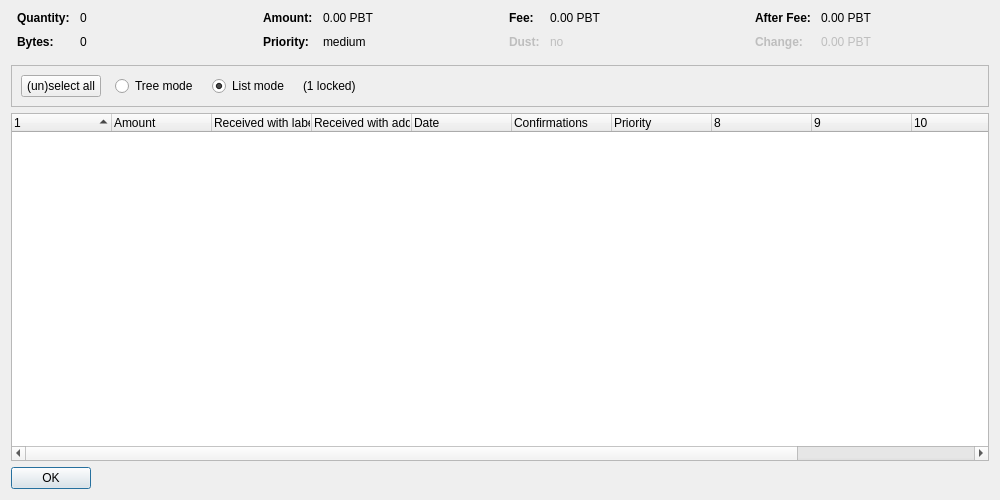
<?xml version="1.0" encoding="UTF-8"?>
<ui version="4.0">
 <class>CoinControlDialog</class>
 <widget class="QDialog" name="CoinControlDialog">
  <property name="geometry">
   <rect>
    <x>0</x>
    <y>0</y>
    <width>1000</width>
    <height>500</height>
   </rect>
  </property>
  <property name="windowTitle">
   <string>Coin Selection</string>
  </property>
  <layout class="QVBoxLayout" name="verticalLayout">
   <item>
    <layout class="QHBoxLayout" name="horizontalLayoutTop" stretch="0,0,0,0">
     <property name="topMargin">
      <number>0</number>
     </property>
     <property name="bottomMargin">
      <number>10</number>
     </property>
     <item>
      <layout class="QFormLayout" name="formLayoutCoinControl1">
       <property name="horizontalSpacing">
        <number>10</number>
       </property>
       <property name="verticalSpacing">
        <number>10</number>
       </property>
       <property name="leftMargin">
        <number>6</number>
       </property>
       <property name="rightMargin">
        <number>6</number>
       </property>
       <item row="0" column="0">
        <widget class="QLabel" name="labelCoinControlQuantityText">
         <property name="font">
          <font>
           <weight>75</weight>
           <bold>true</bold>
          </font>
         </property>
         <property name="text">
          <string>Quantity:</string>
         </property>
        </widget>
       </item>
       <item row="0" column="1">
        <widget class="QLabel" name="labelCoinControlQuantity">
         <property name="cursor">
          <cursorShape>IBeamCursor</cursorShape>
         </property>
         <property name="contextMenuPolicy">
          <enum>Qt::ActionsContextMenu</enum>
         </property>
         <property name="text">
          <string notr="true">0</string>
         </property>
         <property name="textInteractionFlags">
          <set>Qt::LinksAccessibleByMouse|Qt::TextSelectableByKeyboard|Qt::TextSelectableByMouse</set>
         </property>
        </widget>
       </item>
       <item row="1" column="0">
        <widget class="QLabel" name="labelCoinControlBytesText">
         <property name="font">
          <font>
           <weight>75</weight>
           <bold>true</bold>
          </font>
         </property>
         <property name="text">
          <string>Bytes:</string>
         </property>
        </widget>
       </item>
       <item row="1" column="1">
        <widget class="QLabel" name="labelCoinControlBytes">
         <property name="cursor">
          <cursorShape>IBeamCursor</cursorShape>
         </property>
         <property name="contextMenuPolicy">
          <enum>Qt::ActionsContextMenu</enum>
         </property>
         <property name="text">
          <string notr="true">0</string>
         </property>
         <property name="textInteractionFlags">
          <set>Qt::LinksAccessibleByMouse|Qt::TextSelectableByKeyboard|Qt::TextSelectableByMouse</set>
         </property>
        </widget>
       </item>
      </layout>
     </item>
     <item>
      <layout class="QFormLayout" name="formLayoutCoinControl2">
       <property name="horizontalSpacing">
        <number>10</number>
       </property>
       <property name="verticalSpacing">
        <number>10</number>
       </property>
       <property name="leftMargin">
        <number>6</number>
       </property>
       <property name="rightMargin">
        <number>6</number>
       </property>
       <item row="0" column="0">
        <widget class="QLabel" name="labelCoinControlAmountText">
         <property name="font">
          <font>
           <weight>75</weight>
           <bold>true</bold>
          </font>
         </property>
         <property name="text">
          <string>Amount:</string>
         </property>
        </widget>
       </item>
       <item row="0" column="1">
        <widget class="QLabel" name="labelCoinControlAmount">
         <property name="cursor">
          <cursorShape>IBeamCursor</cursorShape>
         </property>
         <property name="contextMenuPolicy">
          <enum>Qt::ActionsContextMenu</enum>
         </property>
         <property name="text">
          <string notr="true">0.00 PBT</string>
         </property>
         <property name="textInteractionFlags">
          <set>Qt::LinksAccessibleByMouse|Qt::TextSelectableByKeyboard|Qt::TextSelectableByMouse</set>
         </property>
        </widget>
       </item>
       <item row="1" column="0">
        <widget class="QLabel" name="labelCoinControlPriorityText">
         <property name="font">
          <font>
           <weight>75</weight>
           <bold>true</bold>
          </font>
         </property>
         <property name="text">
          <string>Priority:</string>
         </property>
        </widget>
       </item>
       <item row="1" column="1">
        <widget class="QLabel" name="labelCoinControlPriority">
         <property name="cursor">
          <cursorShape>IBeamCursor</cursorShape>
         </property>
         <property name="contextMenuPolicy">
          <enum>Qt::ActionsContextMenu</enum>
         </property>
         <property name="text">
          <string notr="true">medium</string>
         </property>
         <property name="textInteractionFlags">
          <set>Qt::LinksAccessibleByMouse|Qt::TextSelectableByKeyboard|Qt::TextSelectableByMouse</set>
         </property>
        </widget>
       </item>
      </layout>
     </item>
     <item>
      <layout class="QFormLayout" name="formLayoutCoinControl3">
       <property name="horizontalSpacing">
        <number>10</number>
       </property>
       <property name="verticalSpacing">
        <number>10</number>
       </property>
       <property name="leftMargin">
        <number>6</number>
       </property>
       <property name="rightMargin">
        <number>6</number>
       </property>
       <item row="0" column="0">
        <widget class="QLabel" name="labelCoinControlFeeText">
         <property name="font">
          <font>
           <weight>75</weight>
           <bold>true</bold>
          </font>
         </property>
         <property name="text">
          <string>Fee:</string>
         </property>
        </widget>
       </item>
       <item row="0" column="1">
        <widget class="QLabel" name="labelCoinControlFee">
         <property name="cursor">
          <cursorShape>IBeamCursor</cursorShape>
         </property>
         <property name="contextMenuPolicy">
          <enum>Qt::ActionsContextMenu</enum>
         </property>
         <property name="text">
          <string notr="true">0.00 PBT</string>
         </property>
         <property name="textInteractionFlags">
          <set>Qt::LinksAccessibleByMouse|Qt::TextSelectableByKeyboard|Qt::TextSelectableByMouse</set>
         </property>
        </widget>
       </item>
       <item row="1" column="0">
        <widget class="QLabel" name="labelCoinControlLowOutputText">
         <property name="enabled">
          <bool>false</bool>
         </property>
         <property name="font">
          <font>
           <weight>75</weight>
           <bold>true</bold>
          </font>
         </property>
         <property name="text">
          <string>Dust:</string>
         </property>
        </widget>
       </item>
       <item row="1" column="1">
        <widget class="QLabel" name="labelCoinControlLowOutput">
         <property name="enabled">
          <bool>false</bool>
         </property>
         <property name="cursor">
          <cursorShape>IBeamCursor</cursorShape>
         </property>
         <property name="contextMenuPolicy">
          <enum>Qt::ActionsContextMenu</enum>
         </property>
         <property name="text">
          <string notr="true">no</string>
         </property>
         <property name="textInteractionFlags">
          <set>Qt::LinksAccessibleByMouse|Qt::TextSelectableByKeyboard|Qt::TextSelectableByMouse</set>
         </property>
        </widget>
       </item>
      </layout>
     </item>
     <item>
      <layout class="QFormLayout" name="formLayoutCoinControl4">
       <property name="horizontalSpacing">
        <number>10</number>
       </property>
       <property name="verticalSpacing">
        <number>10</number>
       </property>
       <property name="leftMargin">
        <number>6</number>
       </property>
       <property name="rightMargin">
        <number>6</number>
       </property>
       <item row="0" column="0">
        <widget class="QLabel" name="labelCoinControlAfterFeeText">
         <property name="font">
          <font>
           <weight>75</weight>
           <bold>true</bold>
          </font>
         </property>
         <property name="text">
          <string>After Fee:</string>
         </property>
        </widget>
       </item>
       <item row="0" column="1">
        <widget class="QLabel" name="labelCoinControlAfterFee">
         <property name="cursor">
          <cursorShape>IBeamCursor</cursorShape>
         </property>
         <property name="contextMenuPolicy">
          <enum>Qt::ActionsContextMenu</enum>
         </property>
         <property name="text">
          <string notr="true">0.00 PBT</string>
         </property>
         <property name="textInteractionFlags">
          <set>Qt::LinksAccessibleByMouse|Qt::TextSelectableByKeyboard|Qt::TextSelectableByMouse</set>
         </property>
        </widget>
       </item>
       <item row="1" column="0">
        <widget class="QLabel" name="labelCoinControlChangeText">
         <property name="enabled">
          <bool>false</bool>
         </property>
         <property name="font">
          <font>
           <weight>75</weight>
           <bold>true</bold>
          </font>
         </property>
         <property name="text">
          <string>Change:</string>
         </property>
        </widget>
       </item>
       <item row="1" column="1">
        <widget class="QLabel" name="labelCoinControlChange">
         <property name="enabled">
          <bool>false</bool>
         </property>
         <property name="cursor">
          <cursorShape>IBeamCursor</cursorShape>
         </property>
         <property name="contextMenuPolicy">
          <enum>Qt::ActionsContextMenu</enum>
         </property>
         <property name="text">
          <string notr="true">0.00 PBT</string>
         </property>
         <property name="textInteractionFlags">
          <set>Qt::LinksAccessibleByMouse|Qt::TextSelectableByKeyboard|Qt::TextSelectableByMouse</set>
         </property>
        </widget>
       </item>
      </layout>
     </item>
    </layout>
   </item>
   <item>
    <widget class="QFrame" name="frame">
     <property name="minimumSize">
      <size>
       <width>0</width>
       <height>40</height>
      </size>
     </property>
     <property name="frameShape">
      <enum>QFrame::StyledPanel</enum>
     </property>
     <property name="frameShadow">
      <enum>QFrame::Sunken</enum>
     </property>
     <layout class="QHBoxLayout" name="horizontalLayout">
      <item>
       <layout class="QHBoxLayout" name="horizontalLayoutPanel" stretch="0,0,0,0,0">
        <property name="spacing">
         <number>14</number>
        </property>
        <item>
         <widget class="QPushButton" name="pushButtonSelectAll">
          <property name="sizePolicy">
           <sizepolicy hsizetype="Maximum" vsizetype="Fixed">
            <horstretch>0</horstretch>
            <verstretch>0</verstretch>
           </sizepolicy>
          </property>
          <property name="text">
           <string>(un)select all</string>
          </property>
          <property name="autoDefault">
           <bool>false</bool>
          </property>
         </widget>
        </item>
        <item>
         <widget class="QRadioButton" name="radioTreeMode">
          <property name="sizePolicy">
           <sizepolicy hsizetype="Maximum" vsizetype="Fixed">
            <horstretch>0</horstretch>
            <verstretch>0</verstretch>
           </sizepolicy>
          </property>
          <property name="text">
           <string>Tree mode</string>
          </property>
         </widget>
        </item>
        <item>
         <widget class="QRadioButton" name="radioListMode">
          <property name="sizePolicy">
           <sizepolicy hsizetype="Maximum" vsizetype="Fixed">
            <horstretch>0</horstretch>
            <verstretch>0</verstretch>
           </sizepolicy>
          </property>
          <property name="text">
           <string>List mode</string>
          </property>
          <property name="checked">
           <bool>true</bool>
          </property>
         </widget>
        </item>
        <item>
         <widget class="QLabel" name="labelLocked">
          <property name="text">
           <string notr="true">(1 locked)</string>
          </property>
         </widget>
        </item>
        <item>
         <spacer name="horizontalSpacer">
          <property name="orientation">
           <enum>Qt::Horizontal</enum>
          </property>
          <property name="sizeHint" stdset="0">
           <size>
            <width>40</width>
            <height>20</height>
           </size>
          </property>
         </spacer>
        </item>
       </layout>
      </item>
     </layout>
    </widget>
   </item>
   <item>
    <widget class="CoinControlTreeWidget" name="treeWidget">
     <property name="contextMenuPolicy">
      <enum>Qt::CustomContextMenu</enum>
     </property>
     <property name="sortingEnabled">
      <bool>false</bool>
     </property>
     <property name="columnCount">
      <number>12</number>
     </property>
     <attribute name="headerShowSortIndicator" stdset="0">
      <bool>true</bool>
     </attribute>
     <attribute name="headerStretchLastSection">
      <bool>false</bool>
     </attribute>
     <column>
      <property name="text">
       <string/>
      </property>
     </column>
     <column>
      <property name="text">
       <string>Amount</string>
      </property>
     </column>
     <column>
      <property name="text">
       <string>Received with label</string>
      </property>
     </column>
     <column>
      <property name="text">
       <string>Received with address</string>
      </property>
     </column>
     <column>
      <property name="text">
       <string>Date</string>
      </property>
     </column>
     <column>
      <property name="text">
       <string>Confirmations</string>
      </property>
      <property name="toolTip">
       <string>Confirmed</string>
      </property>
     </column>
     <column>
      <property name="text">
       <string>Priority</string>
      </property>
     </column>
     <column>
      <property name="text">
       <string/>
      </property>
     </column>
     <column>
      <property name="text">
       <string/>
      </property>
     </column>
     <column>
      <property name="text">
       <string/>
      </property>
     </column>
     <column>
      <property name="text">
       <string/>
      </property>
     </column>
     <column>
      <property name="text">
       <string/>
      </property>
     </column>
    </widget>
   </item>
   <item>
    <widget class="QDialogButtonBox" name="buttonBox">
     <property name="sizePolicy">
      <sizepolicy hsizetype="Maximum" vsizetype="Fixed">
       <horstretch>0</horstretch>
       <verstretch>0</verstretch>
      </sizepolicy>
     </property>
     <property name="orientation">
      <enum>Qt::Horizontal</enum>
     </property>
     <property name="standardButtons">
      <set>QDialogButtonBox::Ok</set>
     </property>
    </widget>
   </item>
  </layout>
 </widget>
 <customwidgets>
  <customwidget>
   <class>CoinControlTreeWidget</class>
   <extends>QTreeWidget</extends>
   <header>coincontroltreewidget.h</header>
  </customwidget>
 </customwidgets>
 <resources/>
 <connections/>
</ui>
